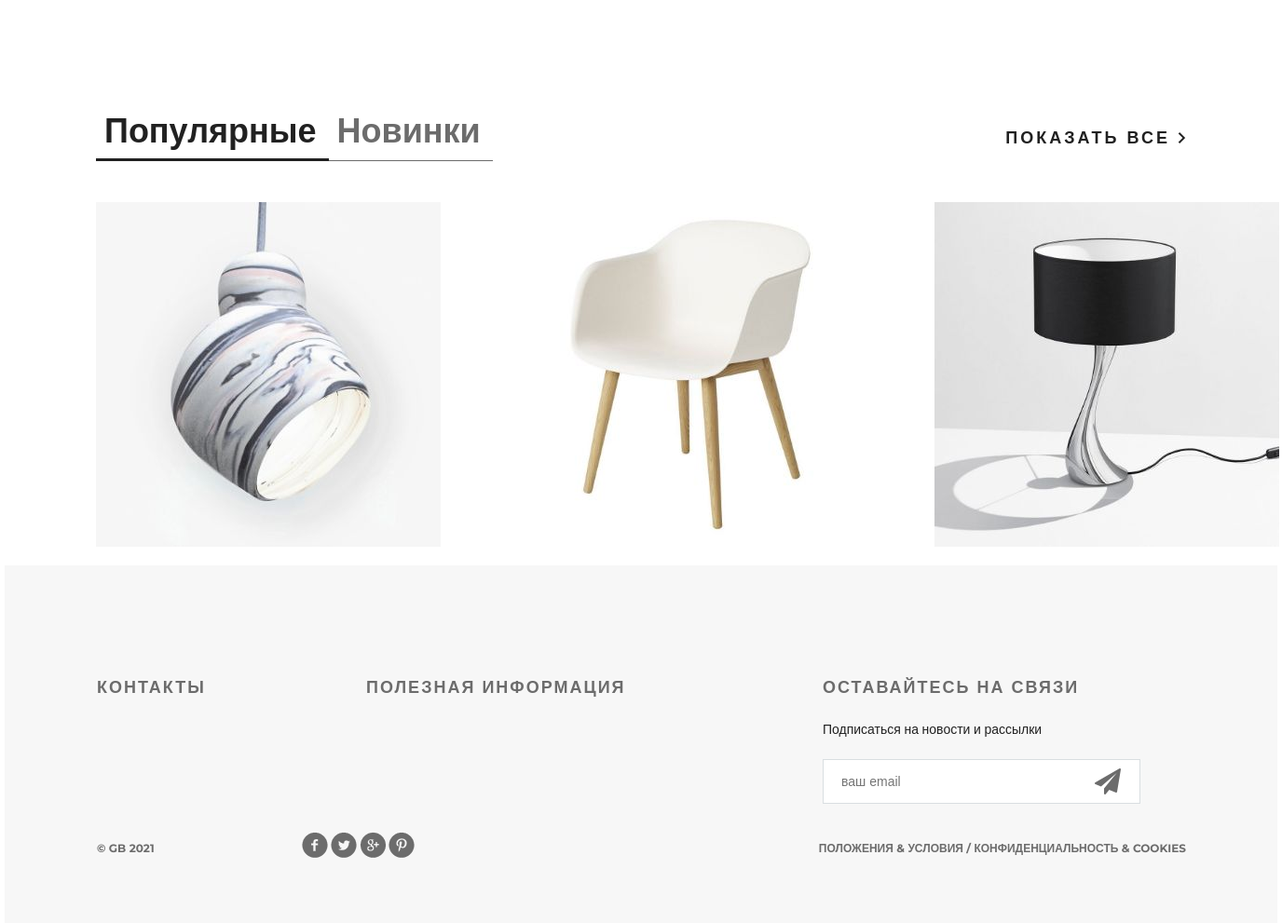
The app's page / (lower part), older data.
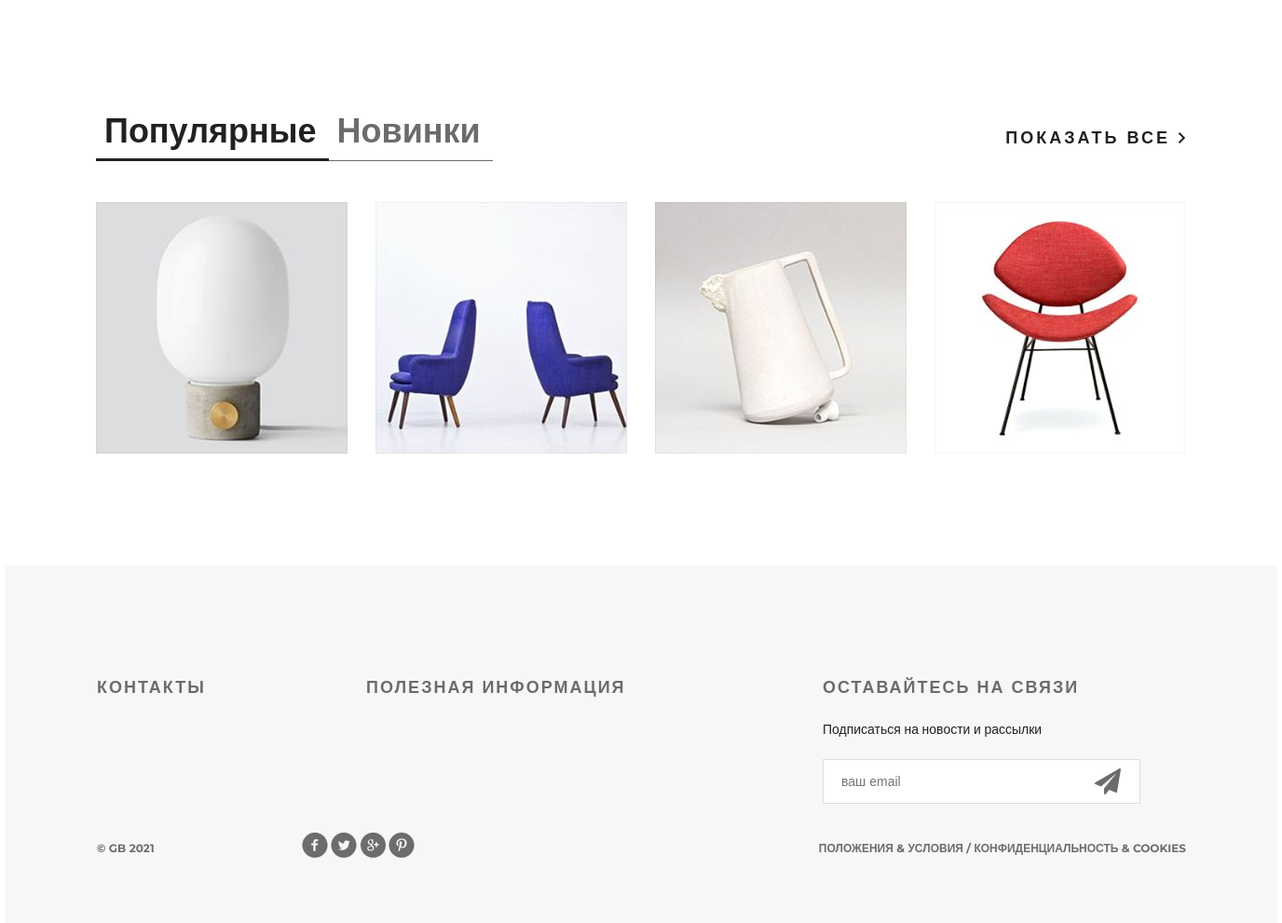
The same page, newer data.
### mainapp/models.py (models this page shows, shortened)
class Product(models.Model):
    category = models.ForeignKey(ProductCategory, on_delete=models.CASCADE)
    name = models.CharField(max_length=255)
    image = models.ImageField(upload_to='products_img', blank=True, null=True)
    short_desc = models.CharField(max_length=255, blank=True)
    description = models.TextField(blank=True, null=True)
    price = models.DecimalField(max_digits=8, decimal_places=2, default=0)
    quantity = models.PositiveIntegerField(default=0)
    is_active = models.BooleanField(default=True)
    class Meta:
        verbose_name = 'продукт'
        verbose_name_plural = 'Продукты'

### mainapp/views.py (the view)
# urls.py: path('', index, name='index'),
def index(request):
    products_list = Product.objects.all()[:4]
    context = {
        'title': 'Магазин',
        'products': products_list,
        'date': datetime.now(),
        'basket': get_basket(request.user)
    }
    return render(request, 'mainapp/index.html', context)

### mainapp/views.py (called while the page is built)
def get_basket(user):
    if user.is_authenticated:
        return Basket.objects.filter(user=user)
    return []

### mainapp/templates/mainapp/index.html (shortened to what this page needs)
{% extends 'mainapp/base.html' %}
{% load static %}
{% block content %}
    <div class="featured">
        <div class="featured-menu">
            <a class="active" href="#">Популярные</a><a href="#">Новинки</a>
        </div>
        <a class="explore" href="#">показать все <img src="{% static 'img/arrow.png' %}" alt=""></a>
        <div class="clearfix">
        </div>
        <div class="tab-content">
            {% for product in products %}
                <div class="block">
                    <a href="{% url 'basketapp:basket_add' product.pk %}"><img src="{{ product.image.url }}" alt="">
                    </a>
                </div>
            {% endfor %}
        </div>
    </div>
{% endblock %}

### mainapp/templates/mainapp/base.html (shortened to what this page needs)
{% load static %}
<!DOCTYPE html>
<html lang="en">
<head>
    {% block css %}
        <link rel="stylesheet" type="text/css" href="{% static 'style.css' %}">
        <link rel="stylesheet" href="{% static  'fonts/font-awesome/css/font-awesome.css' %}">
    {% endblock %}
</head>
<body>
<div class="container">
    {% block content %}
    {% endblock %}
    <div class="clr"></div>
</div>
{% block footer %}
    <div class="footer">
        <div class="clearfix">
            <div class="text-footer">
                <h3>контакты</h3>
            </div>
            <div class="text-footer">
                <h3>полезная информация</h3>
            </div>
            <div class="text-footer clearfix">
                <h3>Оставайтесь на связи</h3>
                <p>Подписаться на новости и рассылки</p>
                <form>
                    <label>
                        <input type="email" name="email" placeholder="ваш email">
                    </label>
                    <a href="#"><i class="fa fa-paper-plane fa-2x" aria-hidden="true"></i></a>
                </form>
            </div>
        </div>
        <p class="small">&copy; GB {% now "Y" %}</p>
        <div class="social">
            <a href="#" class="social1"></a>
            <a href="#" class="social2"></a>
            <a href="#" class="social3"></a>
            <a href="#" class="social4"></a>
        </div>
        <p class="small">Положения &amp; Условия / Конфиденциальность &amp; Cookies</p>
    </div>
{% endblock %}
</body>
</html>

### static/style.css (style rules this page uses)
* { margin: 0; padding: 0; }
body { font-family: 'Montserrat', sans-serif; }
html, body { height: 100%; }
.clr { height: 384px; }
.container { width: 1366px; margin: 0 auto; min-height: 100%; }
.clearfix:after { content: ""; display: block; clear: both; }
.featured { padding-left: 98px; padding-right: 98px; }
.featured-menu { margin-top: 120px; width: 300px; height: 49px; float: left; }
.featured-menu a { color: #6c6c6c; font-size: 36px; font-weight: 700; text-align: left; text-decoration: none; border-bottom: 1px solid #6c6c6c; padding-bottom: 10px; padding-right: 13px; padding-left: 9px; }
.featured-menu .active { font-size: 36px; font-weight: 700; text-align: left; color: #212121; border-bottom: 3px solid #212121; padding-bottom: 8px; }
.explore { text-transform: uppercase; color: #212121; font-size: 18px; font-weight: 700; line-height: 24px; text-align: center; float: right; margin-top: 138px; letter-spacing: 3px; text-decoration: none; }
.tab-content { margin-top: 50px; display: flex; justify-content: space-between; margin-bottom: 120px; }
.tab-content .block { height: 270px; width: 270px; position: relative; }
.footer { height: 384px; width: 1169px; background-color: #f7f7f7; padding-left: 99px; padding-right: 98px; margin: -384px auto 0; clear: both; }
.footer form { position: relative; }
.footer form a i { display: block; width: 21px; height: 21px; position: absolute; z-index: 2; top: 10px; right: 50px; color: #6c6c6c; }
.text-footer { margin-top: 120px; width: 221px; float: left; margin-right: 68px; }
.text-footer:last-child { margin-right: 0; }
.text-footer h3 { text-transform: uppercase; color: #6c6c6c; font-size: 18px; font-weight: 700; text-align: left; margin-bottom: 22px; letter-spacing: 2px; }
.text-footer p { color: #212121; font-size: 14px; font-weight: 300; line-height: 24px; text-align: left; margin-bottom: 20px; }
.text-footer a { text-decoration: none; text-transform: uppercase; color: #212121; font-size: 14px; font-weight: 700; line-height: 26px; text-align: left; }
.text-footer:nth-child(2) { width: 422px; }
.text-footer:nth-child(3) { width: 363px; }
.text-footer input { border-width: 1px; border-color: #d9dee1; border-style: solid; background-color: #ffffff; width: 250px; height: 46px; outline: none; color: #6c6c6c; font-size: 14px; font-weight: 300; line-height: 22px; text-align: left; padding-left: 19px; padding-right: 70px; }
.footer .small { text-transform: uppercase; float: left; color: #6c6c6c; font-size: 12px; font-weight: 700; line-height: 26px; text-align: left; margin-top: 35px; }
.social { height: 28px; width: 121px; float: left; margin-left: 158px; margin-top: 30px; }
.social1 { background: url(/static/img/social-links.png); height: 28px; width: 28px; float: left; }
.social2 { background: url(/static/img/social-links.png); background-position: -34px 0px; height: 28px; width: 28px; float: left; margin-left: 3px; }
.social3 { background: url(/static/img/social-links.png); background-position: -67px 0px; height: 28px; width: 28px; float: left; margin-left: 3px; }
.social4 { background: url(/static/img/social-links.png); background-position: -101px 0px; height: 28px; width: 28px; float: left; margin-left: 3px; }
.footer .small:nth-child(4) { float: right; }

Row changes from the older to the newer data that the page shows:
removed Product: image (picture)
removed Product: image (picture)
removed Product: image (picture)
added Product: image (picture)
added Product: image (picture)
added Product: image (picture)
added Product: image (picture)
